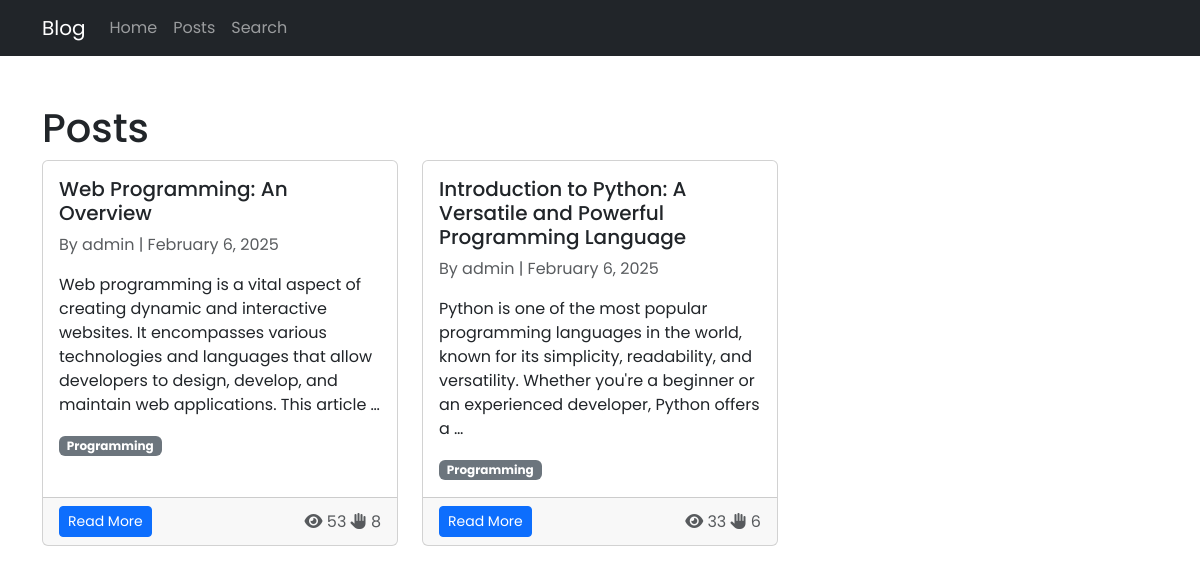
/posts/, run on an earlier commit of the app's database.
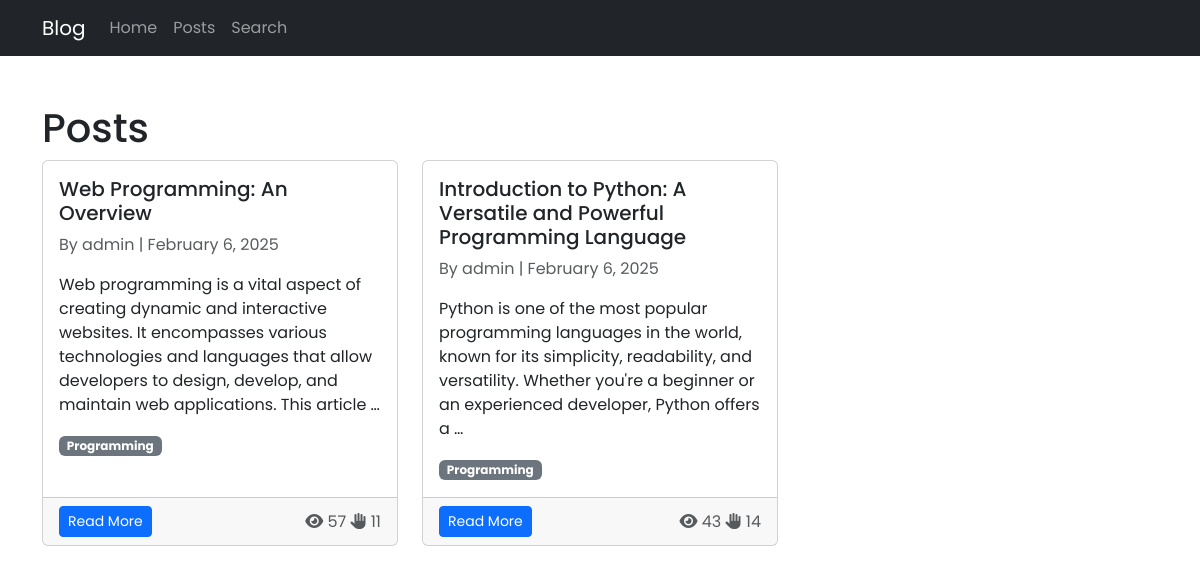
And on a later commit of the database.
### main/models.py (models this page shows, shortened)
class Post(models.Model):
	title = models.CharField(max_length=255)  # title
	content = models.TextField()  # content
	author = models.ForeignKey(User, on_delete=models.CASCADE, related_name='posts')  # author
	category = models.ForeignKey(Category, on_delete=models.SET_NULL, null=True, related_name='posts')  # category
	tags = models.ManyToManyField(Tag, related_name='posts', blank=True)  # tags
	sources = models.TextField(blank=True, null=True)  # sources
	created_at = models.DateTimeField(auto_now_add=True)  # created date
	updated_at = models.DateTimeField(auto_now=True)  # updated date
	is_published = models.BooleanField(default=True)  # is publish
	claps = models.PositiveIntegerField(default=0)  # claps
	views = models.PositiveIntegerField(default=0)  # view
	class Meta:
		verbose_name = 'Post'
		verbose_name_plural = 'Posts'
		ordering = ['-created_at']
	def get_markdown_content(self):
		raw_html = markdown.markdown(self.content, extensions=['extra'])
		allowed_tags = ['p', 'a', 'b', 'i', 'strong', 'em', 'ul', 'ol', 'li', 'code',
			'img', 'h1', 'h2', 'h3', 'h4', 'h5', 'h6', 'hr', 'br', 'pre']
		allowed_attributes = {
			'a': ['href', 'title'],
			'img': ['src', 'alt', 'width', 'height']
		}
		return bleach.clean(raw_html, tags=allowed_tags, attributes=allowed_attributes)

class Category(models.Model):
	class Meta:
		verbose_name = 'Category'
		verbose_name_plural = 'Categories'
		ordering = ['name']
	name = models.CharField(max_length=150, unique=True)  # name
	slug = models.SlugField(max_length=150, blank=True, unique=True)  # category

### main/views.py (the view)
# urls.py: path('posts/', views.posts, name='posts'),
def posts(request):
	posts = Post.objects.filter(is_published=True)
	return render(request, 'posts.html', {'posts': posts})

### templates/posts.html (shortened to what this page needs)
{% extends 'base.html' %}
{% block content %}
<h1>Posts</h1>
{% if posts %}
<div class="row">
    {% for post in posts %}
    <div class="col-md-6 col-lg-4 mb-4">
        <div class="card h-100">
            <div class="card-body">
                <h5 class="card-title">
                    <a class="text-decoration-none text-dark" href="{% url 'post' post.pk %}">
                        {{ post.title }}
                    </a>
                </h5>
                <p class="card-text text-muted">
                    By {{ post.author.username }} | {{ post.created_at|date:"F j, Y" }}
                </p>
                <p class="card-text">
                    {{ post.get_markdown_content|safe|truncatewords:30 }}
                </p>
                <div class="">
                    <span class="badge bg-secondary">{{ post.category.name }}</span>
                </div>
            </div>
            <div class="card-footer d-flex justify-content-between align-items-center">
                    <a href="{% url 'post' post.pk %}" class="btn btn-sm btn-primary">Read More</a>
                    <div class="">
                        <span class="text-muted">
                            <i class="fas fa-eye"></i> {{ post.views }}
                        </span>
                        <span class="text-muted">
                            <i class="fas fa-hand-paper"></i> {{ post.claps }}
                        </span>
                    </div>
                </div>
        </div>
    </div>
    {% endfor %}
</div>
{% else %}
<p class="text-muted">No posts available.</p>
{% endif %}
{% endblock %}

What changed in the data, as far as the page shows it:
changed Post "Web Programming: An Overview": views "53" → "57"; claps "8" → "11"
changed Post "Introduction to Python: A Versatile and Powerful Programming Language": views "33" → "43"; claps "6" → "14"
